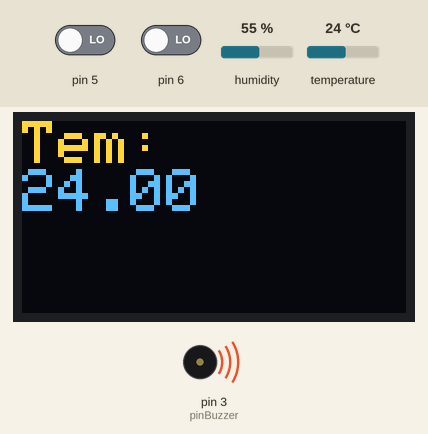
A sketch run on a simulated Arduino Uno, built with avr-gcc and run on an emulated ATmega328P. Parts: 128×64 one-colour display, buzzer (waves = sounding, pin HIGH). The inputs (shaded band) are chosen by the test bench; at power-on: temperature 24 °C, pin 5 LOW, pin 6 LOW, humidity 55 %. The OLED is the two-colour kind (top 16 rows yellow); the display library's start-up logo is not drawn; what the sketch prints to the serial monitor is not drawn.

Above: at 1.2 s.
1.3 s: temperature set to 27 °C
At 2.9 s:
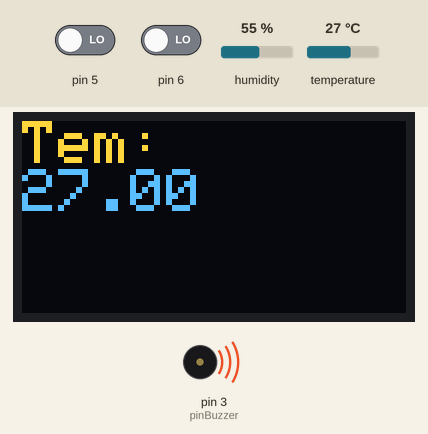
3.6 s: temperature set to 30 °C
At 4.48 s:
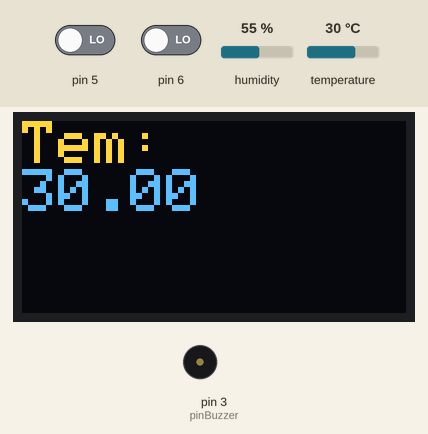
6.5 s: pin 5 driven HIGH
At 6.78 s:
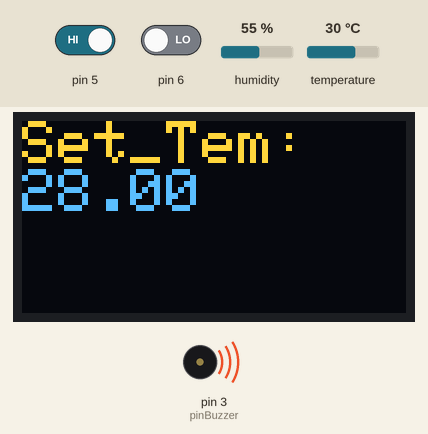
8.6 s: pin 6 driven HIGH
At 9.06 s:
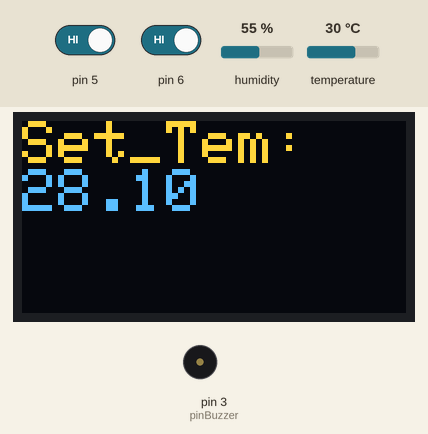
10.3 s: pin 5 driven LOW
At 10.59 s:
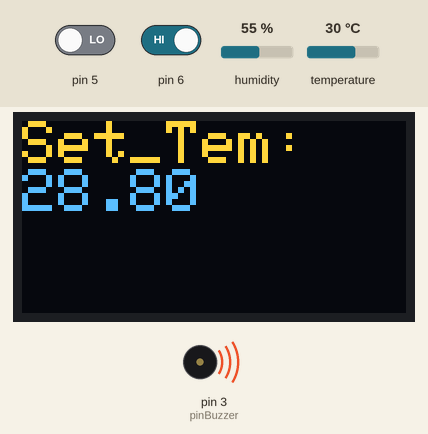
12.5 s: pin 6 driven LOW
At 13.5 s:
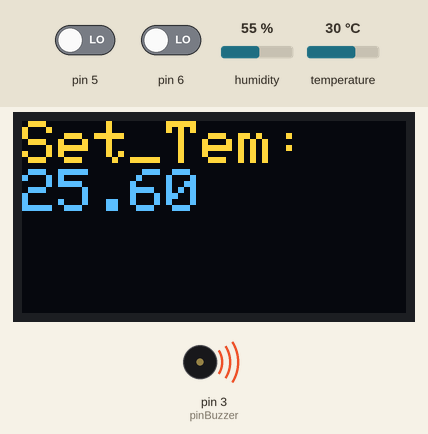
Timing chart, 0 to 15.0 s (numbered marks = the images above; inputs shaded):
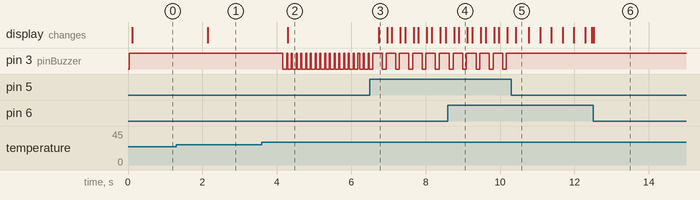

Measured:
- the behaviour switches between 28 and 29 °C on temperature (found by bisection; images 1 and 2)
- after the input at 1.3 s, the display: changes after 0.85 s (image 1)
- after the input at 3.6 s, pin 3 (pinBuzzer): alternates HIGH for 0.03 s and LOW for 0.10 s, starting after 0.56 s; the display: changes after 0.69 s (image 2)
- after the input at 6.5 s, pin 3 (pinBuzzer): alternates HIGH for 0.26 s and LOW for 0.10 s, starting after 0.34 s; the display: changes after 0.24 s (image 3)
- after the input at 8.6 s, the display: first differs from a run without the input after 0.30 s (image 4)
- after the input at 10.3 s, pin 3 (pinBuzzer): stops changing and stays HIGH

The sketch:

VistaLab_Work2.ino
```cpp
//要求使用温湿度传感器，oled屏幕，蜂鸣器，按钮制作温度计，可设置报警阈值，超过报警阈值报警
#include "DHT.h"   //温度传感器模块
#include <Wire.h>  //以下屏幕+I2C通讯
#include <Adafruit_GFX.h>
#include <Adafruit_SSD1306.h>
//#include <IRremote.h>  //红外遥控
//电源0xFFA25D 菜单0xFFE21D 测试0xFF22DD 上0xFF02FD 左0xFFE01F 右0xFF906F 下0xFF9867
//确认0xFFA857 一0xFF30CF 二0xFF18E7 三0xFF7A85 四0xFF10EF 五0xFF38C7 六0xFF5AA5

#define DHTPIN 2
#define DHTTYPE DHT11
#define OLED_RESET 4  //不用改
#define screen_x 128
#define screen_y 64

float t = 0.00;
float threshold = 28.00;
int screen = 0;
int IRPin = 7;
int set = 0;
int change = 0;
int pinBuzzer = 3; //管脚3连接到蜂鸣器元件的基极

Adafruit_SSD1306 display(screen_x, screen_y, &Wire, OLED_RESET);
DHT dht(DHTPIN, DHTTYPE);

void setup() {
  Serial.begin(9600);
  pinMode(6, INPUT);
  pinMode(5, INPUT);
  Serial.println("DHTtest");
  dht.begin();
  display.begin(SSD1306_SWITCHCAPVCC, 0x3C);  //与屏幕通讯
  pinMode(pinBuzzer, OUTPUT); //设置pinBuzzer脚为输出状态
}

void loop() {
  digitalWrite(pinBuzzer, HIGH);
  Serial.println(screen);
  display.display();  // 开显示
  t = dht.readTemperature();
  //Serial.print("%  Temperature: ");
  //Serial.print(t);
  set = digitalRead(5);  //blue
  change = digitalRead(6); //green
  if (set == 1) {
    if (screen == 0) {
      screen = 1;
      delay(100);
    } else if (screen == 1) {
      screen = 0;
      delay(100);
    }
  }
  if (screen == 0) {
    ScreenMain();
    if(t > threshold){
      digitalWrite(pinBuzzer, LOW);//输出LOW电平,发声
      delay(100);
    }
  } else if (screen == 1) {
    Setting();
    if (change == 1){
      threshold += 0.1;
      if(threshold > 30.00){
       threshold = 20.00;
      }
      Setting();
    }
  }
}

void ScreenMain() {
  display.setTextColor(WHITE);  //开像素点发光
  display.clearDisplay();       //清屏

  display.setTextSize(2);   //设置字体大小
  display.setCursor(0, 0);  //设置显示位置
  display.println("Tem:");
  display.println(t);
}

void Setting() {
  display.setTextColor(WHITE);  //开像素点发光
  display.clearDisplay();       //清屏

  display.setTextSize(2);   //设置字体大小
  display.setCursor(0, 0);  //设置显示位置
  display.println("Set_Tem:");
  display.println(threshold);
}
```
